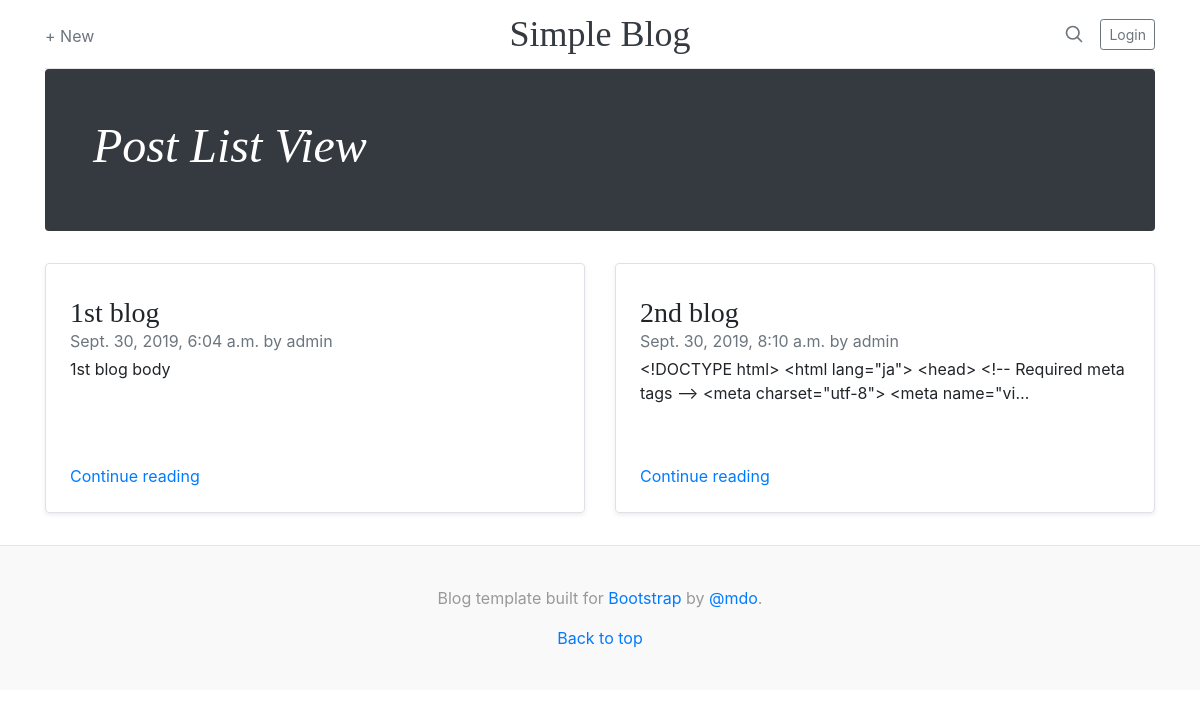
The app's page /blog/list/ with its own data.
### blog/models.py (models this page shows, shortened)
class Post(models.Model):
    title       = models.CharField(max_length=225)
    body        = models.TextField()
    create_at   = models.DateTimeField(auto_now_add=True)
    update_at   = models.DateTimeField(auto_now=True)
    author      = models.ForeignKey(get_user_model(), on_delete=models.CASCADE)

### blog/views.py (the view)
# urls.py: path('list/', views.PostListView.as_view(), name='post_list'),
class PostListView(ListView):
    model = Post

### blog/templates/blog/post_list.html (shortened to what this page needs)
{% extends 'blog/base.html' %}
{% block content_title %}Post List View{% endblock%}
{% block inner_content %}
  <div class="row mb-2">
    {% for post in object_list %}
    <div class="col-md-6">
      <div class="row no-gutters border rounded overflow-hidden flex-md-row mb-4 shadow-sm h-md-250 position-relative">
        <div class="col p-4 d-flex flex-column position-static">
          <h3 class="mb-0">{{ post.title }}</h3>
          <div class="mb-1 text-muted">{{ post.create_at }} by {{ post.author }}</div>
          <p class="card-text mb-auto">{{ post.body|truncatechars:125 }}</p>
          <a href="{% url 'post_detail' post.id %}" class="stretched-link">Continue reading</a>
        </div>
      </div>
    </div>
    {% endfor %}
  </div>
{% endblock inner_content %}

### blog/templates/blog/base.html
{% extends 'base.html' %}
{% load static %}
{% block extrastyle %}
  <link rel="stylesheet" type="text/css" href="{% static 'blog/css/blog.css' %}">
{% endblock %}
{% block header %}
  <div class="container">
    <header class="blog-header py-3">
      <div class="row flex-nowrap justify-content-between align-items-center">
        <div class="col-4 pt-1">
          <a class="text-muted" href="{% url 'post_create' %}">+ New</a>
        </div>
        <div class="col-4 text-center">
          <a class="blog-header-logo text-dark" href="{% url 'post_list' %}">Simple Blog</a>
        </div>
        <div class="col-4 d-flex justify-content-end align-items-center">
          <a class="text-muted" href="#">
            <svg xmlns="http://www.w3.org/2000/svg" width="20" height="20" fill="none" stroke="currentColor" stroke-linecap="round" stroke-linejoin="round" stroke-width="2" class="mx-3" role="img" viewBox="0 0 24 24" focusable="false"><title>Search</title><circle cx="10.5" cy="10.5" r="7.5"/><path d="M21 21l-5.2-5.2"/></svg>
          </a>
          {% if user.is_authenticated %}
            <a class="btn btn-sm btn-outline-secondary" href="{% url 'logout' %}">Logout</a>
          {% else %}
            <a class="btn btn-sm btn-outline-secondary" href="{% url 'login' %}">Login</a>
          {% endif %}
        </div>
      </div>
    </header>
  </div>
{% endblock header %}
{% block content %}
  <div class="container">
    <div class="jumbotron p-4 p-md-5 text-white rounded bg-dark">
      <div class="col-md-6 px-0">
        <h1 class="display-4 font-italic">{% block content_title %}{% endblock%}</h1>
      </div>
    </div>
    {% block inner_content %}{% endblock inner_content %}
  </div>
{% endblock content %}
{% block footer %}
  <footer class="blog-footer">
    <p>Blog template built for <a href="https://getbootstrap.com/">Bootstrap</a> by <a href="https://twitter.com/mdo">@mdo</a>.</p>
    <p>
      <a href="#">Back to top</a>
    </p>
  </footer>
{% endblock footer %}

### templates/base.html (shortened to what this page needs)
{% load static %}
<!DOCTYPE html>
<html lang="ja">
  <head>
    <link rel="stylesheet" href="https://stackpath.bootstrapcdn.com/bootstrap/4.3.1/css/bootstrap.min.css">
    {% block extrastyle %}{% endblock %}
  </head>
  <body>
    {% block header %}{% endblock %}
    {% block content %}{% endblock %}
    {% block footer %}{% endblock %}
  </body>
</html>

### blog/static/blog/css/blog.css (style rules this page uses)
body { word-wrap:break-word; }
.blog-header { line-height: 1; border-bottom: 1px solid #e5e5e5; }
.blog-header-logo { font-family: "Playfair Display", Georgia, "Times New Roman", serif; font-size: 2.25rem; }
h1, h2, h3, h4, h5, h6 { font-family: "Playfair Display", Georgia, "Times New Roman", serif; }
.display-4 { font-size: 2.5rem; }
@media (min-width: 768px) { .display-4 { font-size: 3rem; } }
@media (min-width: 768px) { .h-md-250 { height: 250px; } }
.blog-footer { padding: 2.5rem 0; color: #999; text-align: center; background-color: #f9f9f9; border-top: .05rem solid #e5e5e5; }
.blog-footer p:last-child { margin-bottom: 0; }

### records on screen
Post: title "1st blog", create_at "Sept. 30, 2019, 6:04 a.m.", author "admin", body "1st blog body"
Post: title "2nd blog", create_at "Sept. 30, 2019, 8:10 a.m.", author "admin", body "<!DOCTYPE html> <html lang=\"ja\"> <head> <!-- Required meta tags --> <meta charset=\"utf-8\"> <meta name=\"vi…"
